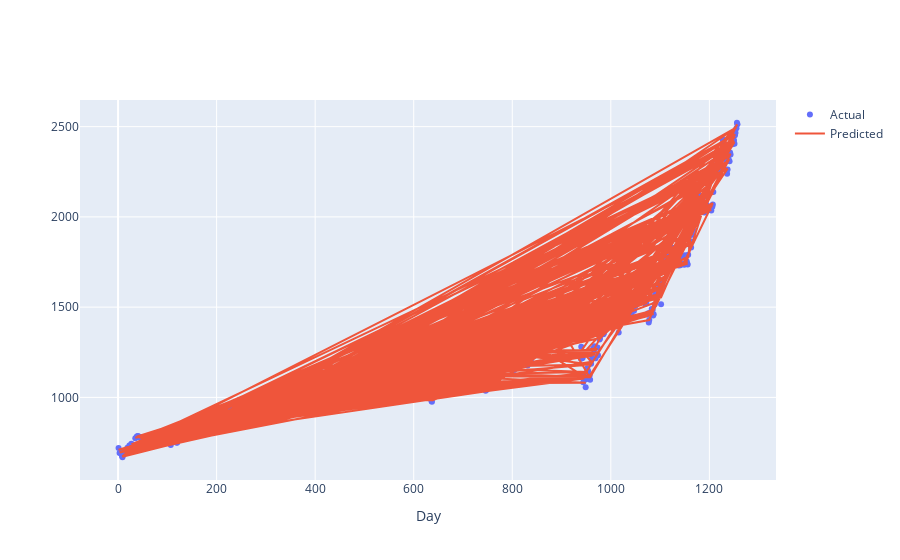

Notebook source saved alongside this figure:
### Code cell
# Create plot traces
trace0 = go.Scatter(
    x=X_train.T[0],
    y=Y_train,
    mode='markers',
    name='Actual'
)

trace1 = go.Scatter(
    x=X_train.T[0],
    y=rf.predict(X_train),
    mode='lines',
    name='Predicted'
)
t_data = [trace0, trace1]

layout = go.Layout()
layout.xaxis = dict(title='Day')

fig2 = go.Figure(data=t_data, layout=layout)
fig2.show()

### Figure 1 — Plotly figure (JSON) as saved in the notebook; plotly's stock layout.template omitted (floating-point values rounded to 4 significant figures; data arrays with more than 128 entries replaced by an {"elided": "..."} marker saying what was removed)
{"data": [{"mode": "markers", "name": "Actual", "type": "scatter", "x": {"elided": "880 int values"}, "y": {"elided": "880 float values"}}, {"mode": "lines", "name": "Predicted", "type": "scatter", "x": {"elided": "880 int values"}, "y": {"elided": "880 float values"}}], "layout": {"autosize": true, "xaxis": {"autorange": true, "range": [-75.36, 1333.0], "title": {"text": "Day"}, "type": "linear"}, "yaxis": {"autorange": true, "range": [515.3, 2675.0], "type": "linear"}}}
